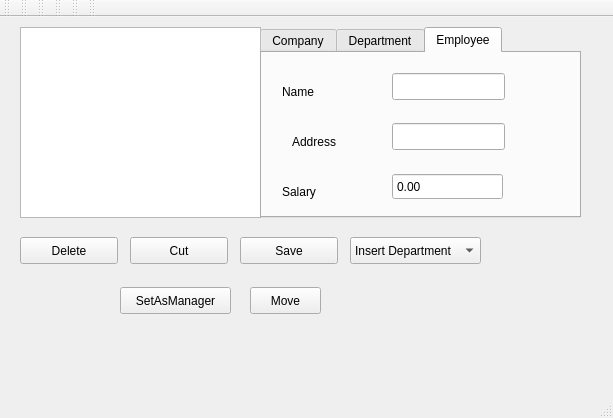
<?xml version="1.0" encoding="UTF-8"?>
<ui version="4.0">
 <class>MainWindow</class>
 <widget class="QMainWindow" name="MainWindow">
  <property name="geometry">
   <rect>
    <x>0</x>
    <y>0</y>
    <width>613</width>
    <height>418</height>
   </rect>
  </property>
  <property name="windowTitle">
   <string>MainWindow</string>
  </property>
  <widget class="QWidget" name="centralWidget">
   <widget class="CompanyTreeView" name="treeView">
    <property name="geometry">
     <rect>
      <x>20</x>
      <y>10</y>
      <width>241</width>
      <height>191</height>
     </rect>
    </property>
    <property name="acceptDrops">
     <bool>false</bool>
    </property>
    <property name="toolTip">
     <string notr="true"/>
    </property>
    <property name="autoFillBackground">
     <bool>false</bool>
    </property>
    <property name="editTriggers">
     <set>QAbstractItemView::CurrentChanged|QAbstractItemView::EditKeyPressed</set>
    </property>
    <property name="showDropIndicator" stdset="0">
     <bool>false</bool>
    </property>
    <property name="dragEnabled">
     <bool>false</bool>
    </property>
    <property name="dragDropOverwriteMode">
     <bool>false</bool>
    </property>
    <property name="dragDropMode">
     <enum>QAbstractItemView::InternalMove</enum>
    </property>
    <property name="defaultDropAction">
     <enum>Qt::MoveAction</enum>
    </property>
    <property name="alternatingRowColors">
     <bool>true</bool>
    </property>
    <property name="expandsOnDoubleClick">
     <bool>true</bool>
    </property>
   </widget>
   <widget class="QPushButton" name="DeleteButton">
    <property name="geometry">
     <rect>
      <x>20</x>
      <y>220</y>
      <width>98</width>
      <height>27</height>
     </rect>
    </property>
    <property name="text">
     <string>Delete</string>
    </property>
   </widget>
   <widget class="QTabWidget" name="tabWidget">
    <property name="geometry">
     <rect>
      <x>260</x>
      <y>10</y>
      <width>321</width>
      <height>191</height>
     </rect>
    </property>
    <property name="toolTip">
     <string>&lt;html&gt;&lt;head/&gt;&lt;body&gt;&lt;p&gt;&lt;br/&gt;&lt;/p&gt;&lt;/body&gt;&lt;/html&gt;</string>
    </property>
    <property name="whatsThis">
     <string>&lt;html&gt;&lt;head/&gt;&lt;body&gt;&lt;p&gt;&lt;br/&gt;&lt;/p&gt;&lt;/body&gt;&lt;/html&gt;</string>
    </property>
    <property name="styleSheet">
     <string notr="true"/>
    </property>
    <property name="currentIndex">
     <number>2</number>
    </property>
    <widget class="QWidget" name="tab">
     <attribute name="title">
      <string>Company</string>
     </attribute>
     <widget class="QLabel" name="label_5">
      <property name="geometry">
       <rect>
        <x>30</x>
        <y>30</y>
        <width>66</width>
        <height>17</height>
       </rect>
      </property>
      <property name="text">
       <string>Name</string>
      </property>
     </widget>
     <widget class="QLabel" name="label_6">
      <property name="geometry">
       <rect>
        <x>30</x>
        <y>90</y>
        <width>66</width>
        <height>17</height>
       </rect>
      </property>
      <property name="text">
       <string>Total</string>
      </property>
     </widget>
     <widget class="QLineEdit" name="companyName">
      <property name="geometry">
       <rect>
        <x>120</x>
        <y>30</y>
        <width>113</width>
        <height>27</height>
       </rect>
      </property>
     </widget>
     <widget class="QDoubleSpinBox" name="companyTotal">
      <property name="geometry">
       <rect>
        <x>120</x>
        <y>80</y>
        <width>111</width>
        <height>27</height>
       </rect>
      </property>
      <property name="frame">
       <bool>true</bool>
      </property>
      <property name="readOnly">
       <bool>true</bool>
      </property>
      <property name="buttonSymbols">
       <enum>QAbstractSpinBox::NoButtons</enum>
      </property>
      <property name="maximum">
       <double>1000000000.000000000000000</double>
      </property>
     </widget>
    </widget>
    <widget class="QWidget" name="tab_2">
     <attribute name="title">
      <string>Department</string>
     </attribute>
     <widget class="QLineEdit" name="Manager">
      <property name="geometry">
       <rect>
        <x>140</x>
        <y>60</y>
        <width>129</width>
        <height>27</height>
       </rect>
      </property>
      <property name="readOnly">
       <bool>true</bool>
      </property>
     </widget>
     <widget class="QLabel" name="label">
      <property name="geometry">
       <rect>
        <x>20</x>
        <y>20</y>
        <width>66</width>
        <height>17</height>
       </rect>
      </property>
      <property name="text">
       <string>Name</string>
      </property>
     </widget>
     <widget class="QLabel" name="label_2">
      <property name="geometry">
       <rect>
        <x>20</x>
        <y>60</y>
        <width>66</width>
        <height>17</height>
       </rect>
      </property>
      <property name="text">
       <string>Manager</string>
      </property>
     </widget>
     <widget class="QLabel" name="label_3">
      <property name="geometry">
       <rect>
        <x>20</x>
        <y>110</y>
        <width>66</width>
        <height>17</height>
       </rect>
      </property>
      <property name="text">
       <string/>
      </property>
     </widget>
     <widget class="QLabel" name="label_4">
      <property name="geometry">
       <rect>
        <x>20</x>
        <y>110</y>
        <width>66</width>
        <height>17</height>
       </rect>
      </property>
      <property name="text">
       <string>Total</string>
      </property>
     </widget>
     <widget class="QLineEdit" name="DepartmentName">
      <property name="geometry">
       <rect>
        <x>142</x>
        <y>20</y>
        <width>131</width>
        <height>27</height>
       </rect>
      </property>
     </widget>
     <widget class="QDoubleSpinBox" name="DepartmentTotal">
      <property name="geometry">
       <rect>
        <x>140</x>
        <y>100</y>
        <width>131</width>
        <height>27</height>
       </rect>
      </property>
      <property name="frame">
       <bool>true</bool>
      </property>
      <property name="readOnly">
       <bool>true</bool>
      </property>
      <property name="buttonSymbols">
       <enum>QAbstractSpinBox::NoButtons</enum>
      </property>
      <property name="maximum">
       <double>1000000000.000000000000000</double>
      </property>
     </widget>
    </widget>
    <widget class="QWidget" name="tab_3">
     <attribute name="title">
      <string>Employee</string>
     </attribute>
     <widget class="QLineEdit" name="EmployeeName">
      <property name="geometry">
       <rect>
        <x>130</x>
        <y>20</y>
        <width>113</width>
        <height>27</height>
       </rect>
      </property>
     </widget>
     <widget class="QLineEdit" name="EmployeeAddress">
      <property name="geometry">
       <rect>
        <x>130</x>
        <y>70</y>
        <width>113</width>
        <height>27</height>
       </rect>
      </property>
     </widget>
     <widget class="QLabel" name="label_7">
      <property name="geometry">
       <rect>
        <x>20</x>
        <y>30</y>
        <width>66</width>
        <height>17</height>
       </rect>
      </property>
      <property name="text">
       <string>Name</string>
      </property>
     </widget>
     <widget class="QLabel" name="label_8">
      <property name="geometry">
       <rect>
        <x>30</x>
        <y>80</y>
        <width>66</width>
        <height>17</height>
       </rect>
      </property>
      <property name="text">
       <string>Address</string>
      </property>
     </widget>
     <widget class="QLabel" name="label_9">
      <property name="geometry">
       <rect>
        <x>20</x>
        <y>130</y>
        <width>66</width>
        <height>17</height>
       </rect>
      </property>
      <property name="text">
       <string>Salary</string>
      </property>
     </widget>
     <widget class="QDoubleSpinBox" name="EmployeeSalary">
      <property name="geometry">
       <rect>
        <x>130</x>
        <y>120</y>
        <width>111</width>
        <height>27</height>
       </rect>
      </property>
      <property name="frame">
       <bool>true</bool>
      </property>
      <property name="buttonSymbols">
       <enum>QAbstractSpinBox::NoButtons</enum>
      </property>
      <property name="maximum">
       <double>1000000000.000000000000000</double>
      </property>
     </widget>
    </widget>
   </widget>
   <widget class="QPushButton" name="CutButton">
    <property name="geometry">
     <rect>
      <x>130</x>
      <y>220</y>
      <width>98</width>
      <height>27</height>
     </rect>
    </property>
    <property name="text">
     <string>Cut</string>
    </property>
   </widget>
   <widget class="QPushButton" name="SaveButton">
    <property name="geometry">
     <rect>
      <x>240</x>
      <y>220</y>
      <width>98</width>
      <height>27</height>
     </rect>
    </property>
    <property name="text">
     <string>Save</string>
    </property>
   </widget>
   <widget class="QComboBox" name="comboBox">
    <property name="geometry">
     <rect>
      <x>350</x>
      <y>220</y>
      <width>131</width>
      <height>27</height>
     </rect>
    </property>
    <item>
     <property name="text">
      <string>Insert Department</string>
     </property>
    </item>
    <item>
     <property name="text">
      <string>Insert Subdepartment</string>
     </property>
    </item>
    <item>
     <property name="text">
      <string>Insert Employee</string>
     </property>
    </item>
   </widget>
   <widget class="QPushButton" name="setManager">
    <property name="geometry">
     <rect>
      <x>120</x>
      <y>270</y>
      <width>111</width>
      <height>27</height>
     </rect>
    </property>
    <property name="text">
     <string>SetAsManager</string>
    </property>
   </widget>
   <widget class="QPushButton" name="Move">
    <property name="geometry">
     <rect>
      <x>250</x>
      <y>270</y>
      <width>71</width>
      <height>27</height>
     </rect>
    </property>
    <property name="text">
     <string>Move</string>
    </property>
   </widget>
  </widget>
  <widget class="QMenuBar" name="menuBar">
   <property name="geometry">
    <rect>
     <x>0</x>
     <y>0</y>
     <width>613</width>
     <height>25</height>
    </rect>
   </property>
  </widget>
  <widget class="QToolBar" name="mainToolBar">
   <attribute name="toolBarArea">
    <enum>TopToolBarArea</enum>
   </attribute>
   <attribute name="toolBarBreak">
    <bool>false</bool>
   </attribute>
  </widget>
  <widget class="QStatusBar" name="statusBar"/>
  <widget class="QToolBar" name="toolBar">
   <property name="windowTitle">
    <string>toolBar</string>
   </property>
   <attribute name="toolBarArea">
    <enum>TopToolBarArea</enum>
   </attribute>
   <attribute name="toolBarBreak">
    <bool>false</bool>
   </attribute>
  </widget>
  <widget class="QToolBar" name="toolBar_2">
   <property name="windowTitle">
    <string>toolBar_2</string>
   </property>
   <attribute name="toolBarArea">
    <enum>TopToolBarArea</enum>
   </attribute>
   <attribute name="toolBarBreak">
    <bool>false</bool>
   </attribute>
  </widget>
  <widget class="QToolBar" name="toolBar_3">
   <property name="windowTitle">
    <string>toolBar_3</string>
   </property>
   <attribute name="toolBarArea">
    <enum>TopToolBarArea</enum>
   </attribute>
   <attribute name="toolBarBreak">
    <bool>false</bool>
   </attribute>
  </widget>
  <widget class="QToolBar" name="toolBar_4">
   <property name="windowTitle">
    <string>toolBar_4</string>
   </property>
   <attribute name="toolBarArea">
    <enum>TopToolBarArea</enum>
   </attribute>
   <attribute name="toolBarBreak">
    <bool>false</bool>
   </attribute>
  </widget>
  <widget class="QToolBar" name="toolBar_5">
   <property name="windowTitle">
    <string>toolBar_5</string>
   </property>
   <attribute name="toolBarArea">
    <enum>TopToolBarArea</enum>
   </attribute>
   <attribute name="toolBarBreak">
    <bool>false</bool>
   </attribute>
  </widget>
 </widget>
 <layoutdefault spacing="6" margin="11"/>
 <customwidgets>
  <customwidget>
   <class>CompanyTreeView</class>
   <extends>QTreeView</extends>
   <header>companytreeview.h</header>
  </customwidget>
 </customwidgets>
 <resources/>
 <connections/>
</ui>
